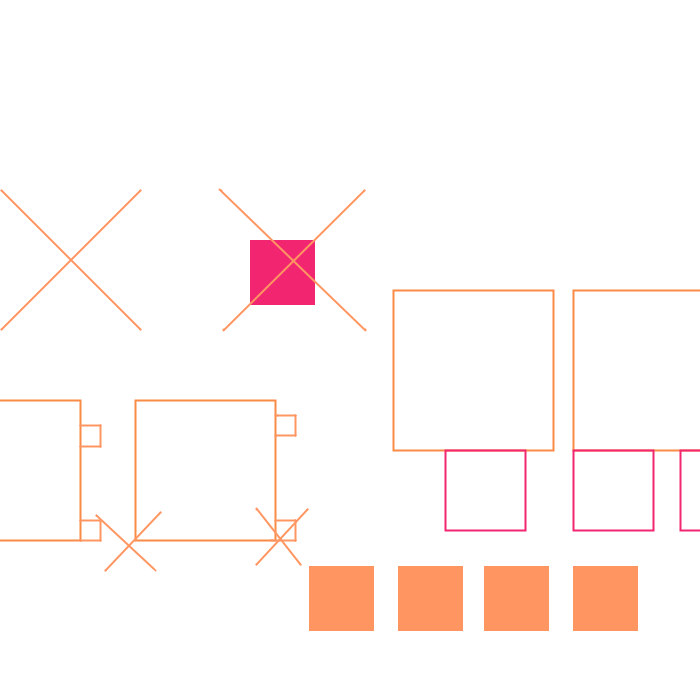
Frame 1 (no input)
Frame 60 (the mouse pressed at the canvas centre just before this capture): identical to frame 1, image omitted
Frame 120 (the mouse held since frame 60 and released just before this capture): identical to frame 1, image omitted

The Processing sketch that drew this single still picture (run headless with seeded random() and noise(); from frame 60 on, the mouse is pressed at the canvas centre):

// Processing sketch: Saskia_Freeke
// ── Saskia_Freeke.pde
void setup() {
  size(700, 700);
}

void draw() {
  background(255);
  color opaqueorange = #FF9662;

//Squares with orange fill
  fill(opaqueorange);
  noStroke();

  square(309, 566, 65);
  square(398, 566, 65);
  square(484, 566, 65);
  square(573, 566, 65);
//Only square with pink fill
   noStroke();
   fill(#F22570);
   square(250, 240, 65);
  
//Orange Squares with no fill
  noFill();
  stroke(250, 139, 70);
  strokeWeight(2);
  square(393, 290, 160);
  square(573, 290, 160);
  square(135,400,140);
  square(-60,400,140);

//pink fuchsia squares with no fill
  stroke(#F22570);
  strokeWeight(2);
  square(680, 450, 80);
  square(445, 450, 80);
  square(573, 450, 80);
  
//setup for smaller squares connected to squares on the left
   stroke(opaqueorange);
   strokeWeight(2);
   
 //Square1
   point(80,446);
   point(80,425);
   point(100,425);
   point(100,446);
   line(80,446,100,446);
   line(100,446,100,425);
   line(100,425,80,425);
 
 //Square2 
   point(100,540);
   point(100,520);
   point(80,520);
   point(80,540);
   line(80,520,100,520);
   line(100,520,100,540);
   line(100,540,80,540);
   
 //Square3
   point(277,415);
   point(276,435);
   point(295,415);
   point(295,435);
   line(275,415,295,415);
   line(295,415,295,435);
   line(295,435,275,435);

//Square4
   point(275,540);
   point(275,520);
   point(295,540);
   point(295,520);
   line(270,540,295,540);
   line(295,540,295,520);
   line(295,520,275,520);
//X's on bottom corners of square on the left side
  //X1
  strokeWeight(2);
  
  point(135,540);
  point(155,570);
  point(105,570);
  point(160,512);
  point(96,515);
  line(96,515,154,569);
  line(160,512,105,570);
//X2
  point(307,509);
  point(300,564);
  point(256,564);
  point(256,509);
  line(307,509,256,564);
  line(300,564,256,508);
//The X on top of the pink square
   strokeWeight(2);
   
   point(364,190);
   point(365,329);
   point(223,329);
   point(221,190);
   line(219,189,365,330);
   line(364,190,223,330);
//The big X in top left
   strokeWeight(2);
   
   point(140,190);
   point(1,190);
   point(140,329);
   point(1,329);
   line(140,190,1,329);
   line(1,190,140,329);
 

//Link to reference image: https://sasj.tumblr.com/post/631243983787589632/geometric-shapes-201006
}
   
